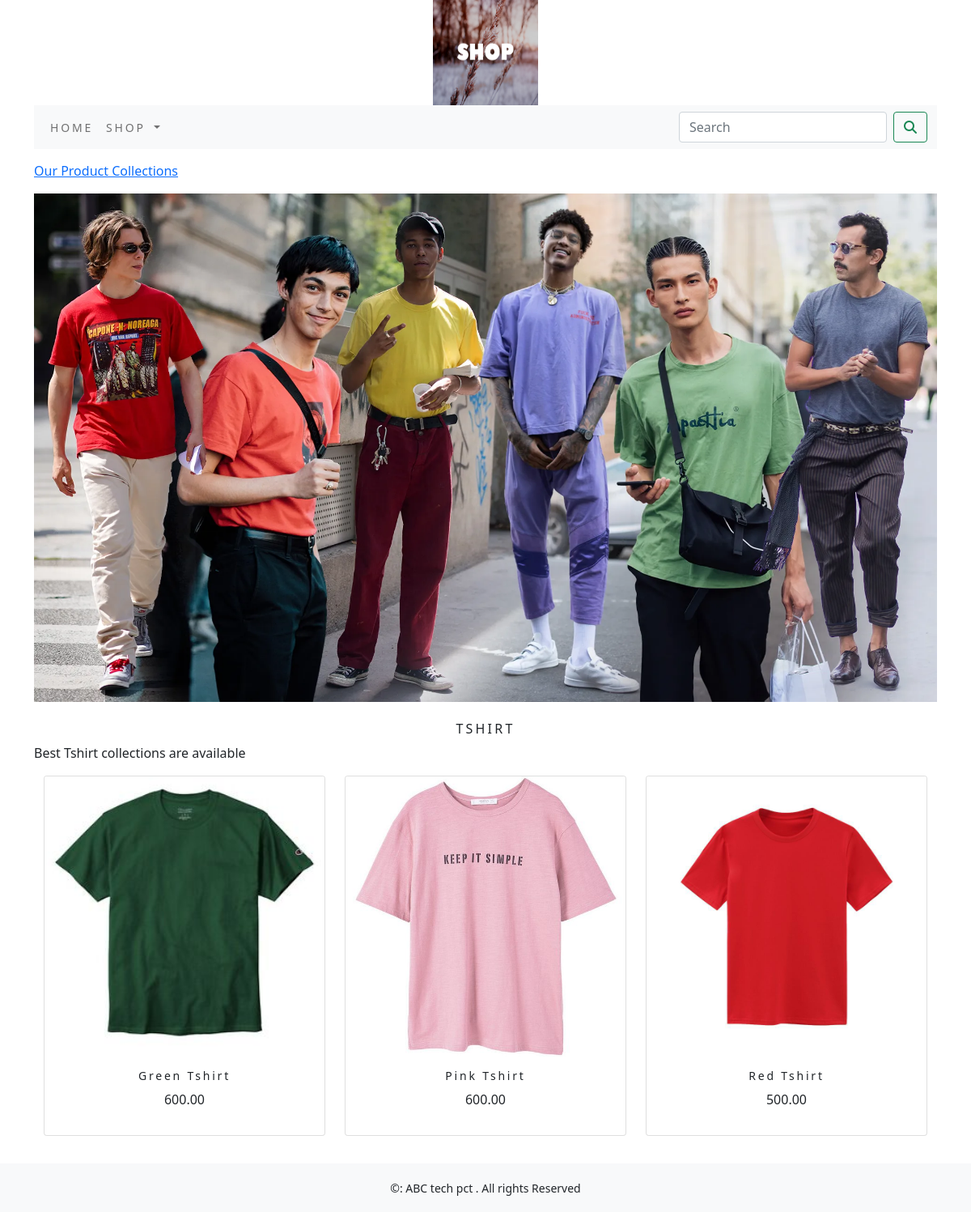
Page /shop/tshirt/ on the committed database.
### shop/models.py (models this page shows, shortened)
class Category(models.Model):
    name=models.CharField(max_length=250,unique=True)
    slug=models.SlugField(max_length=250,unique=True)
    description=models.TextField(blank=True)
    image=models.ImageField(upload_to='category',blank=True)
    class Meta:
        ordering=('name',)
        verbose_name='category'
        verbose_name_plural='categories'
    def get_url(self):
     return reverse('shop:products_by_category',args=[self.slug])

class Product(models.Model):
    name=models.CharField(max_length=250,unique=True)
    slug=models.SlugField(max_length=250,unique=True)
    description=models.TextField(blank=True)
    price=models.DecimalField(max_digits=10,decimal_places=2)
    category=models.ForeignKey(Category,on_delete=models.CASCADE)
    image=models.ImageField(upload_to='product',blank=True)
    stock=models.IntegerField()
    available=models.BooleanField(default=True)
    created=models.DateTimeField(auto_now_add=True)
    updated=models.DateTimeField(auto_now_add=True)
    def get_url(self):
        return reverse('shop:proCatdetail',args=[self.category.slug,self.slug])
    class Meta:
        ordering = ('name',)
        verbose_name = 'product'
        verbose_name_plural = 'products'

### shop/views.py (the view)
# urls.py: path('',views.allProdCat,name='allProdCat'),
def allProdCat(request,c_slug=None):
    c_page=None
    products_list=None
    if c_slug!=None:
        c_page=get_object_or_404(Category,slug=c_slug)
        products_list=Product.objects.all().filter(category=c_page,available=True)
    else:
        products_list=Product.objects.all().filter(available=True)
    paginator=Paginator(products_list,6)
    try:
        page=int(request.GET.get('page','1'))
    except:
        page=1
    try:
        products=paginator.page(page)
    except (EmptyPage,InvalidPage):
        products=paginator.page(paginator.num_pages)
    return render(request,"category.html",{'category':c_page,'products':products})

### cart/context_processors.py (called while the page is built)
def counter(request):
    item_count=0
    if 'admin' in request.path:
        return {}
    else:
        try:
            cart=Cart.objects.filter(cart_id=_cart_id(request))
            cart_items=CartItem.objects.all().filter(cart=cart[:1])
            for cart_item in cart_items:
                item_count += cart_item.quantity
        except Cart.DoesNotExist:
            item_count =0
    return dict(item_count=item_count)

### cart/views.py (called while the page is built)
def _cart_id(request):
    cart = request.session.session_key
    if not cart:
        cart = request.session.create()
    return cart

### shop/context_processors.py (called while the page is built)
def menu_links(request):
    links=Category.objects.all()
    return dict(links=links)

### templates/category.html (shortened to what this page needs)
{% extends 'base.html' %}
{% load static %}
{% block content %}
{% if category %}
<div>
    <div class="row my_row_class">
        <div class="mx-auto">
        <p><a href="{% url 'shop:allProdCat' %}" >Our Product Collections</a> </p>
    </div>
        </div>
</div>
{% endif %}
<div class="mx_auto">
    {% if category %}
    <img class="my_image"  src="{{category.image.url}}" alt="{{category.name}}">
</div>
<br>
<div>
    <h1 class="text-center my_title">{{category.name}}</h1>
    <p class="text-justify">{{category.description}}</p>
</div>
    {% endif %}
<div class="container">
    <div class="row mx_auto">
        {% for product in products.object_list %}
        <div class="my_bottom_margin col-9 col-sm-12 col-md-4 col-lg-4 ">
            <div class="card text-center" style="min-width:18rem;">
                <a href="{{product.get_url}}"><img class="card-img-top my_image" src="{{product.image.url}}" alt="{{product.name}}"></a>
  <div class="card-body">
      <h4>{{product.name}}</h4>
      <p>{{product.price}}</p>
  </div>
            </div>
        </div>
        {% endfor %}
    </div>
    <br>
</div>
{% endblock %}

### static/css/custom.css (style rules this page uses)
body { font-family: 'Roboto', sans-serif; }
.my_row_class { padding-top :15px; }
.my_image { width:100%; height:auto; }
.my_title { font-size:16px; text-transform:uppercase; letter-spacing:.2em; }
.my_bottom_margin { margin-bottom:10px; }
.card-body h4 { font-size:14px; text-tranform:uppercase; letter-spacing:.2em; }

### rows in the picture
Category: image (picture), name "TSHIRT", description "Best Tshirt collections are available"
Product: image (picture), name "Green Tshirt", price "600.00"
Product: image (picture), name "Pink Tshirt", price "600.00"
Product: image (picture), name "Red Tshirt", price "500.00"
